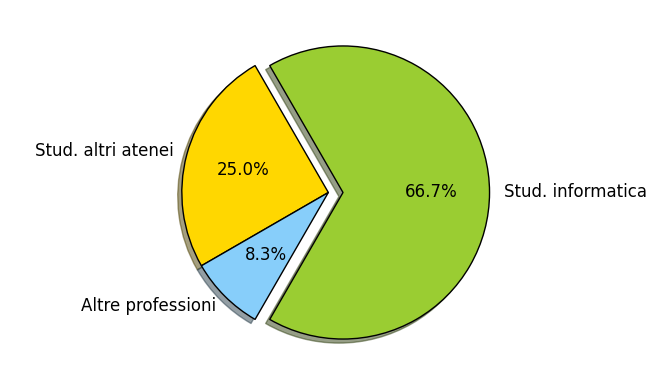

The Python source for this figure:
#!/usr/local/bin/python

import numpy as np
import matplotlib.pyplot as plt

def plot():
    labels = ['Stud. informatica', 'Stud. altri atenei', 'Altre professioni']
    sizes = [8, 3, 1]
    colors = ['yellowgreen', 'gold', 'lightskyblue']
    explode = (0.1, 0, 0)

    plt.pie(sizes, explode=explode, labels=labels, colors=colors,
                    autopct='%1.1f%%', shadow=True, startangle=240)
    # Set aspect ratio to be equal so that pie is drawn as a circle.
    plt.axis('equal')
    plt.show()


    labels = ['Si', 'No']
    sizes = [2,6]
    colors = ['#FFAB91', '#AB47BC']
    explode = (0.05, 0.05)

    plt.pie(sizes, explode=explode, labels=labels, colors=colors,
                    autopct='%1.1f%%', shadow=True, startangle=90)
    # Set aspect ratio to be equal so that pie is drawn as a circle.
    plt.axis('equal')
    plt.show()






if __name__ == '__main__':
    plot()
